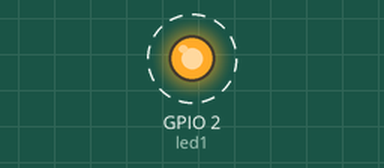
Bench run of a sketch on a simulated ESP32. On the bench: output pins drawn as LEDs (lit = HIGH). Dashed ring = blinking. What the sketch prints to the serial monitor is not drawn.

Above: at 0.5 s.
Timing chart, 0 to 4.6 s (numbered marks = the images above):
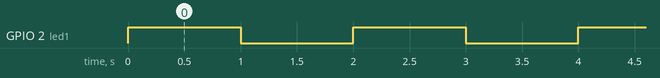

Measured:
- by itself, GPIO 2 (led1): alternates HIGH for 1.0 s and LOW for 1.0 s

The sketch:

dualco.ino
```cpp
TaskHandle_t Task1;
TaskHandle_t Task2;

// LED pins
const int led1 = 2;

void setup() {
  Serial.begin(115200);
  pinMode(led1, OUTPUT);
  //create a task that will be executed in the Task1code() function, with priority 1 and executed on core 0
  xTaskCreatePinnedToCore(Task1code,"Task1",10000,NULL,1,&Task1,0);
  xTaskCreatePinnedToCore(Task2code,"Task2",10000,NULL,1,&Task2,1);
}

//Task1code: blinks an LED every 1000 ms
void Task1code( void * pvParameters ){
  Serial.print("Task1 running on core ");
  Serial.println(xPortGetCoreID());

  for(;;){
    digitalWrite(led1, HIGH);
    delay(1000);
    digitalWrite(led1, LOW);
    delay(1000);
  }
}

//Task2code: blinks an LED every 700 ms
void Task2code( void * pvParameters ){
  Serial.print("Task2 running on core ");
  Serial.println(xPortGetCoreID());

  for(;;){
   Serial.print("hi");
   delay(500);
  }
}

void loop() {

}
```
